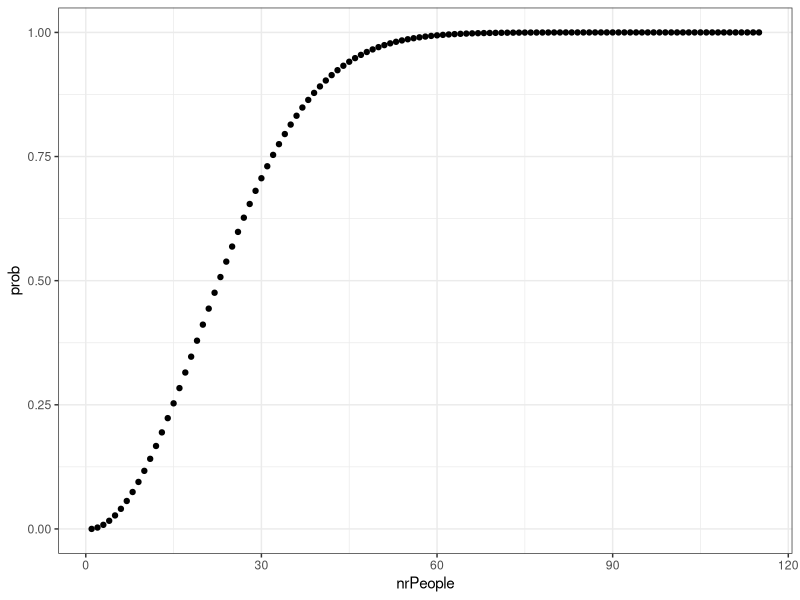
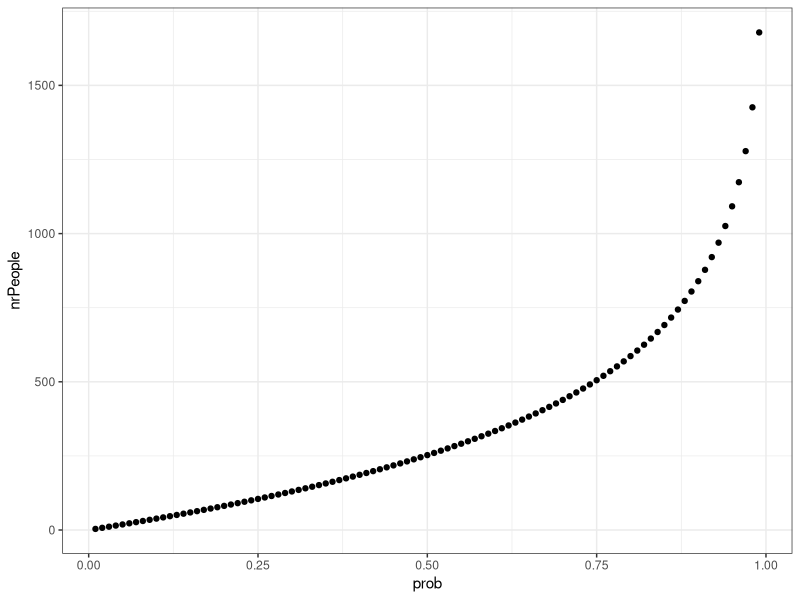

The R script that drew these images, in order:
## ---- chunk 1
6 * 6 * 6 * 6 * 6
## ---- chunk 2
# Denominator
denom <- 6 * 6 * 6 * 6
denom

# Numerator
numer <- 5 * 5 * 5 * 5
numer

# Probability
1 - (numer/denom)
## ---- chunk 3
exact4 <- 1
exact3 <- (1 * 1 * 1 * 5) * 4
exact2 <- (1 * 1 * 5 * 5) * 6
exact1 <- (1 * 5 * 5 * 5) * 4

newNumer <- exact4 + exact3 + exact2 + exact1
newNumer

newNumer / denom
## ---- chunk 4
denom <- 7 * 7 * 7 # Total number of possible ways to draw the balls
denom

numerA <- 4 * 4 * 4 # Total number of possible ways to draw exactly 3 odd balls
numerA

probA <- numerA / denom
probA

numerB <- (4 * 3 * 3) * 3 # Total # of possible ways to draw exactly 1 odd ball
numerB

probB <- numerB / denom
probB
## ---- chunk 5
denom <- 7 * 6 * 5 # Total number of ways to draw the balls
denom

numerA <- 4 * 3 * 2 # Total number of possible ways to draw exactly 3 odd balls
numerA

probA <- numerA / denom
probA

numerB <- (4 * 3 * 2) * 3 # Total # of possible ways to draw exactly 1 odd ball
numerB

probB <- numerB / denom
probB
## ---- chunk 6
nrPeople <- 23
totalNrPossibleOutcomes <- 365 ^ nrPeople
complementNrOutcomes <- prod(seq((365 - nrPeople) + 1, 365))

1 - (complementNrOutcomes / totalNrPossibleOutcomes)
## ---- chunk 7
library(dplyr)
library(purrr)
library(ggplot2)

ProbBdayMatch <- function(nrPeople, nrDays = 365) {
  denom <- nrDays ^ nrPeople
  numer <- prod(seq(nrDays - nrPeople + 1, nrDays))
  return(list(prob = 1 - (numer / denom), nrPeople = nrPeople))
}

probabilities <- map_dfr(seq(1, 115), ProbBdayMatch)
ggplot(probabilities, aes(x = nrPeople, y = prob)) + geom_point() + theme_bw()
## ---- chunk 8
match3 <- 1
match2 <- 364 * 3
match1 <- (364 ^ 2) * 3
match0 <- 364 ^ 3
atLeast1 <- match3 + match2 + match1
denom <- 365 ^ 3

atLeast1 / denom
1 - (match0 / denom)
## ---- chunk 9
match4 <- 1
match3 <- (364 * 1 * 1 * 1) + (1 * 364 * 1 * 1) + (1 * 1 * 364 * 1) + (1 * 1 * 1 * 364)
match2 <- (364 * 364 * 1 * 1) + (364 * 1 * 364 * 1) + (364 * 1 * 1 * 364) + (1 * 364 * 364 * 1) + (1 * 364 * 1 * 364) + (1 * 1 * 364 * 364)
match1 <- (364 * 364 * 364 * 1) + (364 * 364 * 1 * 364) + (364 * 1 * 364 * 364) + (1 * 364 * 364 * 364)
match0 <- 364 ^ 4
atLeast1 <- match4 + match3 + match2 + match1
denom <- 365 ^ 4

atLeast1 / denom
1 - (match0 / denom)
## ---- chunk 10
NrPeopleToMeet <- function(probability, nrDays = 365) {
  
  numerator <- 1 - probability
  return(list(nrPeople = log10(numerator) / log10((nrDays - 1) / nrDays),
              prob = probability))
}

probabilities <- seq(0.01, 0.99, 0.01)
people <- map_dfr(probabilities, NrPeopleToMeet)

ggplot(people, aes(x = prob, y = nrPeople)) + geom_point() + theme_bw()
## ---- chunk 11
denom <- factorial(17)
numer <- 2 * 24 * 6 * 6 * 120 * 120
numer / denom
## ---- chunk 12
denom <- factorial(10)
numer <- 120 * 120 * 2
numer / denom
## ---- chunk 13
factorial(10) / (factorial(3) * factorial(4) * factorial(3))
## ---- chunk 14
factorial(11) / (factorial(4) * factorial(3) * factorial(2) * factorial(2))
## ---- chunk 15
denom <- 2 ^ 10
nrPerm <- factorial(10) / factorial(7)
numer <- nrPerm / factorial(3)
numer / denom
## ---- chunk 16
(factorial(8) / (factorial(6) * factorial(2))) * (factorial(6) / (factorial(3) * factorial(3)))
## ---- chunk 17
(factorial(42) / (factorial(29) * factorial(13))) / (factorial(45) / (factorial(32) * factorial(13)))
## ---- chunk 18
denom <- factorial(25) / (factorial(5) * factorial(20))
numerA <- factorial(8) / (factorial(5) * factorial(3))
numerB <- numerA + (factorial(11) / (factorial(5) * factorial(6))) + (factorial(6) / factorial(5))

numerA / denom
numerB / denom
## ---- chunk 19
denom <- factorial(49) / (factorial(6) * factorial(43))
numer <- 1 + (6 * 43) + (15 * 903)
numer / denom
## ---- chunk 20
denom <- factorial(52) / (factorial(7) * factorial(45))
kings4 <- factorial(48) / (factorial(3) * factorial(45))
kings3 <- 4 * (factorial(48) / (factorial(4) * factorial(44)))
kings2 <- 6 * (factorial(48) / (factorial(5) * factorial(43)))
kings1 <- 4 * (factorial(48) / (factorial(6) * factorial(42)))
kings0 <- factorial(48) / (factorial(7) * factorial(41))

atleast1 <- kings4 + kings3 + kings2 + kings1
atleast1 / denom
1 - (kings0 / denom)
## ---- chunk 21
denom <- prod(48:52) / factorial(5)
numer <- 13 * 12 * 4 * 6
numer / denom
## ---- chunk 22
numberofWaysA <- factorial(14) / (factorial(10) * factorial(4))
numberOfWaysB <- factorial(19) / (factorial(15) * factorial(4))
